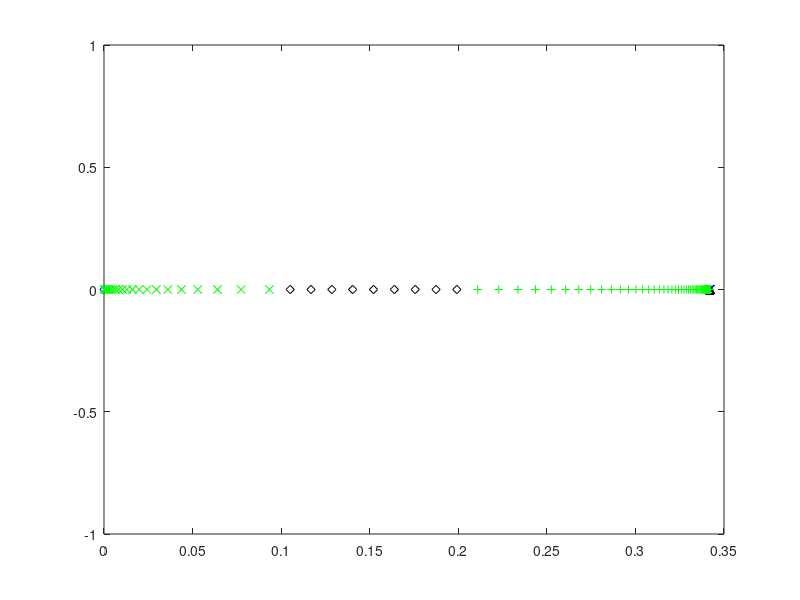
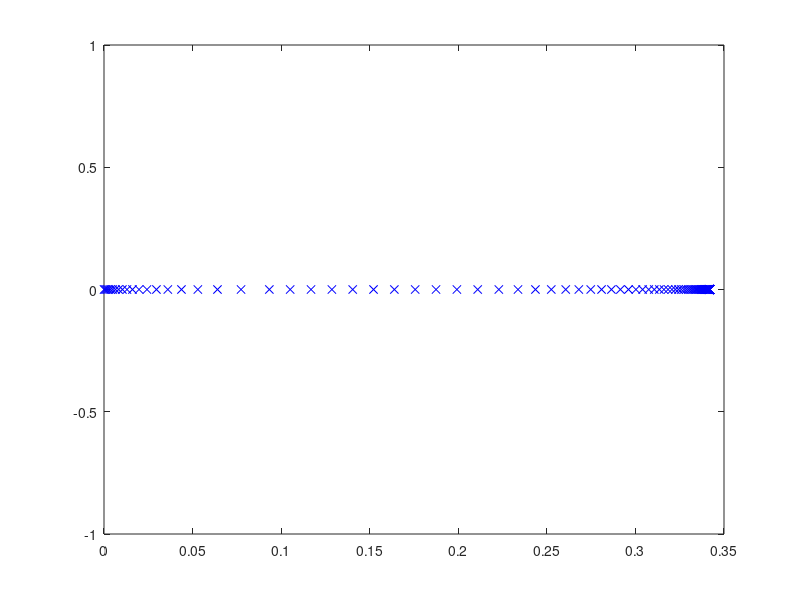

The MATLAB script that drew these images, in order: (Note: this script raises an error after producing the figures.)
 close all
clear
clc
 
% Dimensional fluid constants (tin as leaves cartridge) for NS
g_dim = 9.8; %m/s^2
save('g_dim.mat','g_dim') 
rho_dim = 1000; %kg/m^3
save('rho_dim.mat','rho_dim') 
nu_dim = 1E-6; %m^2/s
save('nu_dim.mat','nu_dim') 
sigma_1e_dim = 72.86E-3;%Kg/s^2 (i.e. N/m)
save('sigma_1e_dim.mat','sigma_1e_dim')
R = .5E-6; %droplet radius

%equilibrium contact angle
theta_c_eq = 60*pi/180;
save('theta_c_eq.mat','theta_c_eq')

% width of the interfacial phase in metres (recommended 
%value is 1E-9)
width_dim = 1E-9; 
save('width_dim.mat','width_dim')

%Data for initial configuration of the simulation 
theta_c_ini = 160*pi/180; %radians 
save('theta_c_ini.mat','theta_c_ini')

%factor by which we devide the minimum lengthof the mesh that was
%recommended by James
factor = 2^12;

%spine feet parameters
%this part here sets the number and spacing of the spines closer to the
%contact line. In this region, each odd-numbered spine has one more 
%element to its right than to its left
spine_factor_r =  1.07;%1.15;%;%needs to be slightly bigger than 1     1.05;%
save('spine_factor_r.mat','spine_factor_r')
n_spines_r = 15;% 5;% must be an odd number          5;%
save('n_spines_r.mat','n_spines_r')

spine_factor_mr = 1.07;%                   2;%   
save('spine_factor_mr.mat','spine_factor_mr')
n_spines_mr = 21;% 5;% must be an odd number        
save('n_spines_mr.mat','n_spines_mr')

%This part defines the number of spines and their separation for the
%following section of the domain. Spines can be more separated here as we 
%do not need such a high resultion furhter away from the contact line
spine_factor_m = 1.1;%                   2;%   
save('spine_factor_m.mat','spine_factor_m')
n_spines_m = 115;% 5;% must be an odd number        
save('n_spines_m.mat','n_spines_m') 

%The following part sets the number and spacing of the spines near the
%inflow boundary. An intermediate section between this one and the last one
%constructed is then created using uniform spacing
l_min_l = 5E-4 ;% 1E-2;%               .01;%
spine_factor_l = 1.2;% 1.11;% this needs to be slightly bigger than 1, James' value = 1.07
save('spine_factor_l.mat','spine_factor_l')
n_spines_l = 21;% 5;% must be an odd number        5;% 
save('n_spines_l.mat','n_spines_l')

%number of singular elements at the contact line
n_el_sing = 3;
save('n_el_sing.mat','n_el_sing')

%% IFM coefficients for the free-surface
%Beta for liquid-gas interface (this
%could have a coefficient in front, but we take it to be one)
beta_g_dim = rho_dim*nu_dim/width_dim;
save('beta_g_dim.mat','beta_g_dim')
%Alpha coefficient for liquid-gas interface (this could also
%have a coefficient in front but we also take it to be one, 
%making it the inverse of the beta_g constant)
alpha_g_dim = width_dim/(rho_dim*nu_dim); 
save('alpha_g_dim.mat','alpha_g_dim')
%Surface density at which surface tension is zero 
%(this is taken as the volume density times the width of the 
%surface phase)
rhos_0_dim = rho_dim*width_dim; 
save('rhos_0_dim.mat','rhos_0_dim')
%Equilibrium surface density of liquid-gas 
%interface
rhos1_e_dim = 0.6*rhos_0_dim; 
save('rhos1_e_dim.mat','rhos1_e_dim')
%Proportionality constant for the state equation for surface 
%tension as a function of density on the liquid-gas 
%interface
gamma_g_dim = sigma_1e_dim/(rhos_0_dim-rhos1_e_dim);
save('gamma_g_dim.mat','gamma_g_dim')
%relaxation time of surface 1 in seconds
tau_g_dim = 1E-2*rho_dim*nu_dim*7E-6;
save('tau_g_dim.mat','tau_g_dim')

%solid-gas surface tension
sigma_gs = 0;

%IFM coefficients for the liquid-solid interface
%constant in front of the state equation for the liquid-solid
%surface
gamma_s_dim = gamma_g_dim;
save('gamma_s_dim.mat','gamma_s_dim')
%Equilibrium surface tension for the liqud-solid interface
%(this is a function of other paremeter that we have already
%chosen)
sigma_2e_dim = -sigma_1e_dim*cos(theta_c_eq)+sigma_gs;
save('sigma_2e_dim.mat','sigma_2e_dim')
%equilibrium surface density for liquid-solid surface
%(chosen so as to have a 30 degree static contact angle)
rhos2_e_dim = rhos_0_dim - sigma_2e_dim/gamma_s_dim; 
save('rhos2_e_dim.mat','rhos2_e_dim')
%Beta navier slip
beta_ns_dim = rho_dim*nu_dim/width_dim;   
save('beta_ns_dim.mat','beta_ns_dim')
%alpha coefficient for the solid-liquid interface
alpha_s_dim = alpha_g_dim; 
save('alpha_s_dim.mat','alpha_s_dim')
%relaxation time for the liquid-solid interface
tau_s_dim = rho_dim*nu_dim*7E-6;
save('tau_s_dim.mat','tau_s_dim')

%Unit height 
L_dim = R
save('L_dim.mat','L_dim') 

%Unit speed
U_dim = sigma_1e_dim/(rho_dim*nu_dim) %i.e. Ca = 1
% U_dim = .01 %m/s
save('U_dim.mat','U_dim')

%Unit time (capillary time based on unit length)
T_dim = L_dim/U_dim 
save('T_dim.mat','T_dim')

%Unit of pressure 
P_dim = rho_dim*nu_dim*U_dim/L_dim;
save('P_dim.mat','P_dim')

%Dimensionless numbers for the bulk equations
Re =  U_dim*L_dim/nu_dim %Reynolds number
save('Re.mat','Re')
St = 0 %g_dim*L_dim^2/(nu_dim*U_dim); %Stokes number
save('St.mat','St')
Ca = rho_dim*nu_dim*U_dim/sigma_1e_dim %Capillary number
save('Ca.mat','Ca')

%Dimensionless numbers for the liquid-gas IFM
%dimensionless beta coefficient for the gas interface
Bg = beta_g_dim*U_dim*L_dim/sigma_1e_dim
save('Bg.mat','Bg')
%dimensionless alpha coefficient for the gas interface
Eg = alpha_g_dim*sigma_1e_dim/(U_dim*L_dim)
save('Eg.mat','Eg')
%Dimensionless constant for the state equation on
%the liquid-gas interface
Cg = gamma_g_dim*rhos_0_dim/sigma_1e_dim
save('Cg.mat','Cg')
%dimensionless equilibrium density
Dg = rhos1_e_dim/rhos_0_dim
save('Dg.mat','Dg')
%dimensionless surface density ratio
Lg = width_dim/L_dim
save('Lg.mat','Lg')
% Fg = rhos_0_dim/(rho_dim*U_dim*tau_g_dim)
% save('Fg.mat','Fg')
%Dimensionless relaxation time
Tg = tau_g_dim*U_dim/L_dim
save('Tg.mat','Tg')

%Dimensionless numbers for liquid-gas IFM
%dimensionless beta coefficient for the gas interface
Be = beta_ns_dim*L_dim/(rho_dim*nu_dim)
save('Be.mat','Be')
%dimensionless alpha coefficient for the solid-liquid 
%interface
Es = alpha_s_dim*sigma_1e_dim/(U_dim*L_dim)
save('Es.mat','Es')
%dimensionless coefficient of the state equation for the
%liquid-solid interface
Cs = gamma_s_dim*rhos_0_dim/sigma_1e_dim
save('Cs.mat','Cs')
%dimensionless equilibrium density
Ds = rhos2_e_dim/rhos_0_dim
save('Ds.mat','Ds')
%dimensionless surface-density ratio for the liquid-solid
%interface
Ls = width_dim/L_dim
save('Ls.mat','Ls')
% Fs = rhos_0_dim/(rho_dim*U_dim*tau_s_dim)
% save('Fs.mat','Fs')
%Dimensionless relaxation time for solid-liquid interface
Ts = tau_s_dim*U_dim/L_dim
save('Ts.mat','Ts')

%Contact line dimensionless numbers
So = sigma_gs/sigma_1e_dim
save('So.mat','So')

%z-traslation for the centre of the sphere
trans_z = cos(pi-theta_c_ini);

%distance from origin to apex
h_0 = 1+trans_z;

%initial distance from origin to focus
f = sin(pi-theta_c_ini); %based on the shape of a parabola

%Required mesh resolution
l_min = min([5/(100*Bg) 1/Be  Ts*Ca/10])/(factor );% .05;% following J&Y IJFNMF 2012 

tol_spine_ang = 1E-12; %this is just a numerical parameter to define 
%convergence of the spine lentgh's initial guess

%% Creating spine feet

spine_feet = zeros(1,n_spines_r+n_spines_m-1);
spine_feet(1) = f;
spine_feet(2) = f-l_min;
spine_feet(3) = f-l_min*(1+spine_factor_r);
for ii = 4:n_spines_r
    spine_feet(ii) = spine_feet(ii-1) ...
                     - spine_factor_r*(spine_feet(ii-2) ...
                                       - spine_feet(ii-1));
end
figure
plot(spine_feet(1:n_spines_r),zeros(1,n_spines_r),'xb')
hold on
for ii = n_spines_r+1:n_spines_r+n_spines_mr-1
    spine_feet(ii) = spine_feet(ii-1) ...
                     - spine_factor_mr*(spine_feet(ii-2) ...
                                       - spine_feet(ii-1));
end
plot(spine_feet(n_spines_r+1:n_spines_r+n_spines_mr-1),zeros(1,n_spines_mr-1),'^k')
for ii = n_spines_r+n_spines_mr:n_spines_r+n_spines_mr+n_spines_m-2
    spine_feet(ii) = spine_feet(ii-1) ...
                     - spine_factor_m*(spine_feet(ii-2) ...
                                       - spine_feet(ii-1));
end
plot(spine_feet(n_spines_r+n_spines_mr:n_spines_r+n_spines_mr+n_spines_m-2),zeros(1,n_spines_m-1),'+g')
plot(0,0,'db')
pause
%constructing the spine feet on the left end
spines_feet_left_end = zeros(1,n_spines_l);
spines_feet_left_end(end) = 0;
spines_feet_left_end(end-1) = 0 + l_min_l;
for ii = 2:n_spines_l-1
    spines_feet_left_end(end-ii) = spines_feet_left_end(end-ii+1) ...
                                   + spine_factor_l ...
                                     *(spines_feet_left_end(end-ii+1) ...
                                       - spines_feet_left_end(end-ii+2));
end
plot(spines_feet_left_end,zeros(1,n_spines_l),'xg')
pause
left_width = spines_feet_left_end(1)-spines_feet_left_end(2);
right_width = spine_feet(end-1)-spine_feet(end);
av_width = (left_width+right_width)/2;
n_inter = ceil((spine_feet(end)-spines_feet_left_end(1))/av_width);
if mod(n_inter,2) ~= 0
    n_inter = n_inter+1;
end
width = (spine_feet(end)-spines_feet_left_end(1))/n_inter;
spine_feet = [spine_feet,zeros(1,n_inter-1)];
for ii = 0:n_inter-2
    spine_feet(end-ii) = spines_feet_left_end(1)+(ii+1)*width;
end
plot(spine_feet(end-n_inter+2:end),zeros(1,n_inter-1),'dk')
pause
%Joining everything
spine_feet = [spine_feet,spines_feet_left_end];
n_spines = length(spine_feet);
save('n_spines.mat','n_spines')
close all
figure
plot(spine_feet,zeros(size(spine_feet)),'xb');

save('spine_feet.mat','spine_feet')
spine_feet_locator = spine_feet/f;
save('spine_feet_locator.mat','spine_feet_locator')

%Chi value for each spine
%This is the coordinate of the bipolar system that corresponds to the
%circle that passes through each spine feet
chi_spines = zeros(1,n_spines);
chi_spines(1) = Inf;
chi_spines(end) = 0;
for ii = 2:n_spines-1
    fun = @(chi) foot_of_chi(chi,f)-spine_feet(ii);
    chi_spines(ii) = fzero(fun,5);
end

%The radius of each spine (from the third spine on) is determined by its
%chi coordinate
R_spines = zeros(1,n_spines);
%we force the second spine to have its centre at the contact line. This is
%so that we can enforce the condition lim_{r\to 0} \partial_{\theta}p = 0,
%by equating the pressure values on the two points of this spine as done in
%S&S CMAME 2011
R_spines(2) = abs(spine_feet(1)-spine_feet(2));
R_spines(3) = abs(spine_feet(1)-spine_feet(3));
R_spines(end) = inf;
for ii = 4:n_spines-1
    R_spines(ii) = f/sinh(chi_spines(ii));
end
save('R_spines.mat','R_spines')
 
%spine length vector intial form
spine_lengths_ini = zeros(n_spines,1);
spine_lengths_ini(1) = f; %this spine is always zero, so we just store f here
spine_lengths_ini(end) = h_0;
%Here we determine the length of each spine (so as to match the initial
%guess for our surface profile)
for ii = 2:n_spines-1
    %We use the bisection method on the angle that each spine defines
    %with a tolerance pre-defined above to assess whet
    theta_l = 0;
%     if ii < 80
        theta_u = 1.01*theta_c_ini;
%     else
%         theta_u = asin(2/R_spines(ii));
%     end
    x_l = spine_feet(ii) + (1-cos(theta_l))*R_spines(ii);
    y_l = sin(theta_l)*R_spines(ii);
    %function f is positive outside the curve that defines the initial
    %surface profile (a circle) and negative inside it 
    f_l = x_l^2+(y_l-cos(pi-theta_c_ini))^2-1;
    x_u = spine_feet(ii) + (1-cos(theta_u))*R_spines(ii);
    y_u = sin(theta_u)*R_spines(ii);
    f_u = x_u^2+(y_u-cos(pi-theta_c_ini))^2-1;
    if f_l*f_u > 0
         disp('warning: wrong initialisation of bisection method') 
         pause
    end
    while theta_u-theta_l > tol_spine_ang
        theta_m = (theta_l + theta_u)/2;
        x_m = spine_feet(ii) + (1-cos(theta_m))*R_spines(ii);
        y_m = sin(theta_m)*R_spines(ii);
        f_m = x_m^2+(y_m-cos(pi-theta_c_ini))^2-1;
        if f_l*f_m > 0
            theta_l = theta_m;
            f_l = f_m;
        elseif f_l*f_m < 0
            theta_u = theta_m;
            f_u = f_m;
        else
            f_l = f_m;
            f_u = f_m;
            theta_l = theta_m;
            theta_u = theta_m;
        end
    end
    spine_lengths_ini(ii) = theta_m*R_spines(ii);
end
save('spine_lengths_ini.mat','spine_lengths_ini')

%% Creating nodes

%%Finding total number of global nodes 

%First, we need to decide on which spines we will have an increasing number
%of nodes and on which we will have a fixed number of nodes
%The code is set-up so that the first spines have an increasing number of
%nodes. More specifically, from the 4th spine on (including the 4th spine)
%each spine has one more velocity node that the previous spine, and this
%behaviour goes on until spine number n_spines_incr, defined below. The
%code is set up so that n_spines_incr can be any odd number between
%n_spines_r and n_spines_r+n_spines_mr-1
n_spines_incr = n_spines_r;%+n_spines_mr-1;
save('n_spines_incr.mat','n_spines_incr')

n_spines_const = n_spines-n_spines_incr;
save('n_spines_const.mat','n_spines_const')

n_nodes_const_per_spine = 2*n_el_sing + n_spines_incr - 2; %number of nodes 
%in each of the spines with constant nodes
save('n_nodes_const_per_spine.mat','n_nodes_const_per_spine')

%Sum of the number in the first spine (1), plus an arithmetic progression 
%plus a constant times the number of spines with a fixed number of nodes on
%them
n_v_incr = 2 + n_el_sing ...
           + (2*n_el_sing + 1 + 2*n_el_sing + n_spines_incr - 2) ...
             *(n_spines_incr-2)/2;
save('n_v_incr.mat','n_v_incr')

n_v = n_v_incr ...
      + n_nodes_const_per_spine*n_spines_const;
save('n_v.mat','n_v')

%nodes (i.e. matrix containing the (r,z) coordinates of all nodes where 
%each column is a node and they are listed in order)
Nodes_rz = zeros(n_v,2);
Nodes_rz(1,:) = [f ,0]; 
alpha_s = zeros(n_v,1); %This vector contains the data on how far along its
%spine the node is
Nodes_rz(2,1) = spine_feet(2);
Nodes_rz(2,2) = 0;
for kk = 3:n_el_sing+2
    alpha_s(kk) = (kk-2)/n_el_sing;
    %angle in the constant chi circle for each node 
    %(arc length over radius)
    theta = alpha_s(kk)*spine_lengths_ini(2)/R_spines(2);
    %x of the node is the foot of the spine plus the circle's radius 
    %minus (radius*cos(theta))
    Nodes_rz(kk,1) = spine_feet(2) + R_spines(2)*(1-cos(theta));
    Nodes_rz(kk,2) = R_spines(2)*sin(theta);
end
for ii = 3:n_spines_incr
    kk = kk+1;
    Nodes_rz(kk,1) = spine_feet(ii);
    Nodes_rz(kk,2) = 0;
    for jj = 2:2*n_el_sing+ii-2
        kk = kk+1;
        alpha_s(kk) = (jj-1)/(2*n_el_sing+ii-3);
        %angle in the constant chi circle for each node 
        %(arc length over radius)
        theta = alpha_s(kk)*spine_lengths_ini(ii)/R_spines(ii); 
        %x of the node is the foot of the spine plus the circle's radius 
        %minus (radius*cos(theta))
        Nodes_rz(kk,1) = spine_feet(ii) + R_spines(ii)*(1-cos(theta));
        Nodes_rz(kk,2) = R_spines(ii)*sin(theta);
    end
end
for ii = n_spines_incr+1:n_spines-1
    kk = kk+1;
    Nodes_rz(kk,1) = spine_feet(ii);
    Nodes_rz(kk,2) = 0;
    for jj = 2:n_nodes_const_per_spine
        kk = kk+1;
        alpha_s(kk) = (jj-1)/(n_nodes_const_per_spine-1);
        %angle in the constant chi circle for each node 
        %(arc length over radius)
        theta = alpha_s(kk)*spine_lengths_ini(ii)/R_spines(ii); 
        %x of the node is the foot of the spine plus the circle's radius 
        %minus the radius cos(theta)
        Nodes_rz(kk,1) = spine_feet(ii) + R_spines(ii)*(1-cos(theta));
        Nodes_rz(kk,2) = R_spines(ii)*sin(theta);
    end
end
for ii = n_v-n_nodes_const_per_spine+1:n_v 
    alpha_s(ii) = (ii-(n_v-n_nodes_const_per_spine+1)) ...
                  /(n_nodes_const_per_spine-1);
end 
save('alpha_s.mat','alpha_s')
Nodes_rz(end-n_nodes_const_per_spine+1:end,1) = zeros(1,n_nodes_const_per_spine);
Nodes_rz(end-n_nodes_const_per_spine+1:end,2) = 0:h_0/(n_nodes_const_per_spine-1):h_0;
save('Nodes_rz.mat','Nodes_rz')
 


n_v %#ok
pause
close all
%Nodes
figure
plot(Nodes_rz(:,1),Nodes_rz(:,2),'x')
axis equal

%Spine feet and tip node numbers
spine_feet_nodes = ones(1,n_spines);
spine_tip_nodes = ones(1,n_spines);
spine_feet_nodes(2) = 2;
spine_tip_nodes(2) = 2 + n_el_sing;
for ii = 3:n_spines_incr
    spine_feet_nodes(ii) = spine_tip_nodes(ii-1)+1;
    spine_tip_nodes(ii) = 2 + n_el_sing ...
                          + (2*n_el_sing + 1 + 2*n_el_sing + ii - 2) ...
                            *(ii-2)/2;
end
%the spines in the region where spines have a fixed number of nodes.
for ii = n_spines_incr+1:n_spines
    spine_feet_nodes(ii) = spine_tip_nodes(ii-1)+1;
    spine_tip_nodes(ii) = spine_tip_nodes(ii-1) + n_nodes_const_per_spine;
end
save('spine_feet_nodes.mat','spine_feet_nodes')
save('spine_tip_nodes.mat','spine_tip_nodes')



